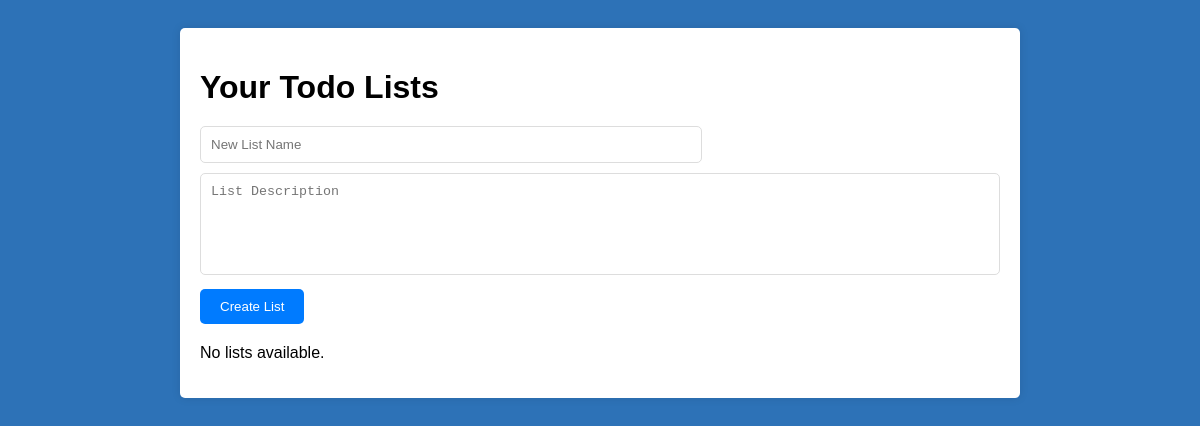
The page /todo_app/dashboard.php (signed in) on the database as committed earlier.
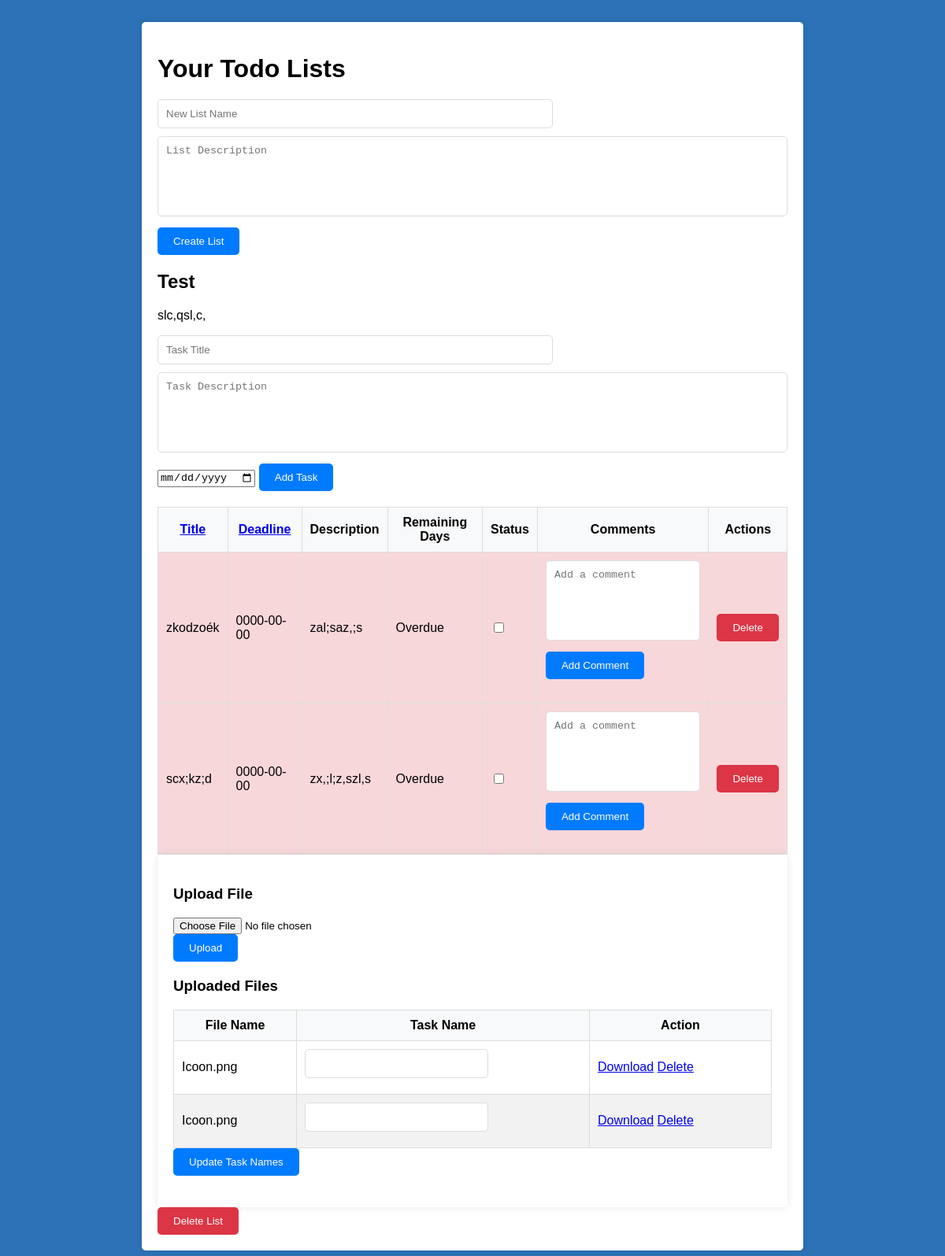
The same page on the database as committed later.
### tables this page shows
CREATE TABLE `lists` (
  `id` int(11) NOT NULL,
  `user_id` int(11) NOT NULL,
  `name` varchar(255) NOT NULL,
  `description` text NOT NULL
);

CREATE TABLE `tasks` (
  `id` int(11) NOT NULL,
  `list_id` int(11) NOT NULL,
  `title` varchar(255) NOT NULL,
  `description` text NOT NULL,
  `deadline` date DEFAULT NULL,
  `is_done` tinyint(1) DEFAULT 0
);

CREATE TABLE `files` (
  `id` int(11) NOT NULL,
  `file_name` varchar(255) NOT NULL,
  `file_path` varchar(255) NOT NULL,
  `uploaded_on` datetime DEFAULT current_timestamp()
);

### todo_app/classes/ListClass.php (called while the page is built, shortened)
<?php
class ListClass {
    private $conn;
    private $table_name = "lists";
    public function __construct($db) {
        $this->conn = $db;
    }
    public function fetchAll($user_id) {
        $query = "SELECT * FROM " . $this->table_name . " WHERE user_id = :user_id";
        $stmt = $this->conn->prepare($query);
        $stmt->bindParam(":user_id", $user_id, PDO::PARAM_INT);
        $stmt->execute();
        return $stmt->fetchAll(PDO::FETCH_ASSOC);
    }
}
?>

### todo_app/classes/Task.php (called while the page is built, shortened)
<?php
class Task {
    private $conn;
    private $table_name = "tasks";
    public function __construct($db) {
        $this->conn = $db;
    }
    public function fetchTasksWithSorting($user_id, $sort_type, $sort_order) {
        $query = "SELECT t.*, l.user_id FROM " . $this->table_name . " t
                  INNER JOIN lists l ON t.list_id = l.id
                  WHERE l.user_id = :user_id
                  ORDER BY t.$sort_type $sort_order";
        $stmt = $this->conn->prepare($query);
        $stmt->bindParam(":user_id", $user_id, PDO::PARAM_INT);
        $stmt->execute();
        return $stmt->fetchAll(PDO::FETCH_ASSOC);
    }
    public function isOverdue($deadline) {
        $current_date = new DateTime();
        $deadline_date = new DateTime($deadline);
        return $current_date > $deadline_date;
    }
}
?>

### todo_app/config/database.php (called while the page is built, shortened)
<?php
class Database {
    private $host = "localhost";
    private $db_name = "todo_app";
    private $username = "root";
    private $password = "";
    public $conn;
    public function getConnection() {
        $this->conn = null;
        try {
            $this->conn = new PDO("mysql:host=" . $this->host . ";dbname=" . $this->db_name, $this->username, $this->password);
            $this->conn->setAttribute(PDO::ATTR_ERRMODE, PDO::ERRMODE_EXCEPTION);
        } catch(PDOException $exception) {
            echo "Connection error: " . $exception->getMessage();
        }
        return $this->conn;
    }
    public function fetchFiles() {
        $query = "SELECT id, file_name, file_path FROM files";
        $stmt = $this->conn->prepare($query);
        $stmt->execute();
        return $stmt->fetchAll(PDO::FETCH_ASSOC);
    }
}
$database = new Database();
$files = $database->fetchFiles();
?>

### todo_app/dashboard.php (the view, shortened to what this page needs)
<?php
require 'config/database.php';
require 'classes/ListClass.php';
require 'classes/Task.php';
$database = new Database();
$db = $database->getConnection();
$listClass = new ListClass($db);
$taskClass = new Task($db);
$sort_type = 'deadline';
$sort_order = 'ASC';
$lists = $listClass->fetchAll($_SESSION['user_id']);
$tasks = $taskClass->fetchTasksWithSorting($_SESSION['user_id'], $sort_type, $sort_order);
?>
<!DOCTYPE html>
<html lang="en">
<head>
    <link rel="stylesheet" href="css/styles.css">
</head>
<body>
    <div class="container">
        <h1>Your Todo Lists</h1>
        <form method="POST" class="form-inline">
            <input type="text" name="list_name" placeholder="New List Name" required>
            <textarea name="list_description" placeholder="List Description" required></textarea>
            <button type="submit" class="btn btn-primary">Create List</button>
        </form>
        <?php if (count($lists) > 0): ?>
            <?php foreach ($lists as $list): ?>
                <div>
                    <h2><?php echo htmlspecialchars($list['name']); ?></h2>
                    <p><?php echo htmlspecialchars($list['description']); ?></p>
                    <form method="POST" class="form-inline">
                        <input type="text" name="task_title" placeholder="Task Title" required>
                        <textarea name="task_description" placeholder="Task Description" required></textarea>
                        <input type="date" name="task_deadline">
                        <button type="submit" class="btn btn-primary">Add Task</button>
                    </form>
                    <table class="table mt-3">
                        <thead>
                            <tr>
                                <th><a href="#" data-sort="title">Title</a></th>
                                <th><a href="#" data-sort="deadline">Deadline</a></th>
                                <th>Description</th>
                                <th>Remaining Days</th>
                                <th>Status</th>
                                <th>Comments</th>
                                <th>Actions</th>
                            </tr>
                        </thead>
                        <tbody id="task-list">
                            <?php foreach ($tasks as $task): ?>
                                <?php
                                $days_remaining = $taskClass->getDaysRemaining($task['deadline']);
                                $is_overdue = $taskClass->isOverdue($task['deadline']);
                                ?>
                                <tr<?php echo $is_overdue ? ' style="background-color: #f8d7da;"' : ''; ?>>
                                    <td><?php echo htmlspecialchars($task['title']); ?></td>
                                    <td><?php echo htmlspecialchars($task['deadline']); ?></td>
                                    <td><?php echo htmlspecialchars($task['description']); ?></td>
                                    <td><?php echo $is_overdue ? 'Overdue' : $days_remaining . ' days remaining'; ?></td>
                                    <td>
                                        <input type="checkbox" class="update-status" data-task-id="<?php echo $task['id']; ?>" <?php echo $task['is_done'] ? 'checked' : ''; ?>>
                                    </td>
                                    <td>
                                        <form class="comment-form" method="POST">
                                            <textarea name="comment" placeholder="Add a comment"></textarea>
                                            <button type="submit" class="btn btn-secondary">Add Comment</button>
                                        </form>
                                    </td>
                                    <td>
                                        <form method="POST" action="dashboard.php" style="display:inline;">
                                            <button type="submit" class="btn btn-danger" onclick="return confirm('Are you sure you want to delete this task?');">Delete</button>
                                        </form>
                                    </td>
                                </tr>
                            <?php endforeach; ?>
                        </tbody>
                    </table>
                    <div class="container mt-5">
                        <h3 class="mb-3">Upload File</h3>
                        <form method="POST" action="" enctype="multipart/form-data" class="mb-4">
                            <div class="form-group">
                                <input type="file" name="uploaded_file" class="form-control" required>
                            </div>
                            <button type="submit" class="btn btn-primary">Upload</button>
                        </form>
                        <h3 class="mb-3">Uploaded Files</h3>
                        <form method="POST" action="" class="mb-4">
                            <table class="table table-striped">
                                <thead>
                                    <tr>
                                        <th>File Name</th>
                                        <th>Task Name</th>
                                        <th>Action</th>
                                    </tr>
                                </thead>
                                <tbody>
                                    <?php foreach ($files as $file): ?>
                                        <tr>
                                            <td><?php echo htmlspecialchars($file['file_name']); ?></td>
                                            <td>
                                                <input type="text" name="task_names[<?php echo $file['id']; ?>]" value="<?php echo htmlspecialchars($file['task_name'] ?? ''); ?>" class="form-control">
                                            </td>
                                            <td>
                                                <a href="?download_id=<?php echo $file['id']; ?>" class="btn btn-success btn-sm">Download</a>
                                                <a href="?delete_id=<?php echo $file['id']; ?>" class="btn btn-danger btn-sm">Delete</a>
                                            </td>
                                        </tr>
                                    <?php endforeach; ?>
                                </tbody>
                            </table>
                            <button type="submit" name="update_tasks" class="btn btn-warning">Update Task Names</button>
                        </form>
                    </div>
                    <form method="POST" action="dashboard.php" style="display:inline;">
                        <button type="submit" class="btn btn-danger" onclick="return confirm('Are you sure you want to delete this list?');">Delete List</button>
                    </form>
                </div>
            <?php endforeach; ?>
        <?php else: ?>
            <p>No lists available.</p>
        <?php endif; ?>
    </div>
</body>
</html>

### todo_app/css/styles.css (style rules this page uses)
body { font-family: Arial, sans-serif; background-color: #2d72b7; padding: 20px; }
.container { max-width: 800px; margin: auto; background: #fff; padding: 20px; border-radius: 5px; box-shadow: 0px 0px 10px rgba(0, 0, 0, 0.1); }
h1 { margin-bottom: 20px; }
form { margin-bottom: 20px; }
input[type="text"], textarea { padding: 10px; margin-right: 10px; border: 1px solid #ddd; border-radius: 5px; width: 60%; margin-bottom: 10px; }
textarea { width: calc(100% - 22px); height: 80px; resize: none; }
button { padding: 10px 20px; background-color: #007bff; color: #fff; border: none; border-radius: 5px; cursor: pointer; }
button.btn-danger { background-color: #dc3545; }
table { width: 100%; border-collapse: collapse; }
table th, table td { padding: 10px; border: 1px solid #ddd; }
table th { background-color: #f8f9fa; cursor: pointer; }
table tr:nth-child(even) { background-color: #f2f2f2; }

Rows that differ between the two databases and show on the page:
added lists: name "Test", description "slc,qsl,c,"
added tasks: title "zkodzoék", deadline "0000-00-00", description "zal;saz,;s", shows "Overdue"
added tasks: title "scx;kz;d", deadline "0000-00-00", description "zx,;l;z,szl,s", shows "Overdue"
added files: file_name "Icoon.png"
added files: file_name "Icoon.png"
Other text that changed with them:
text no longer shown: "No lists available."
